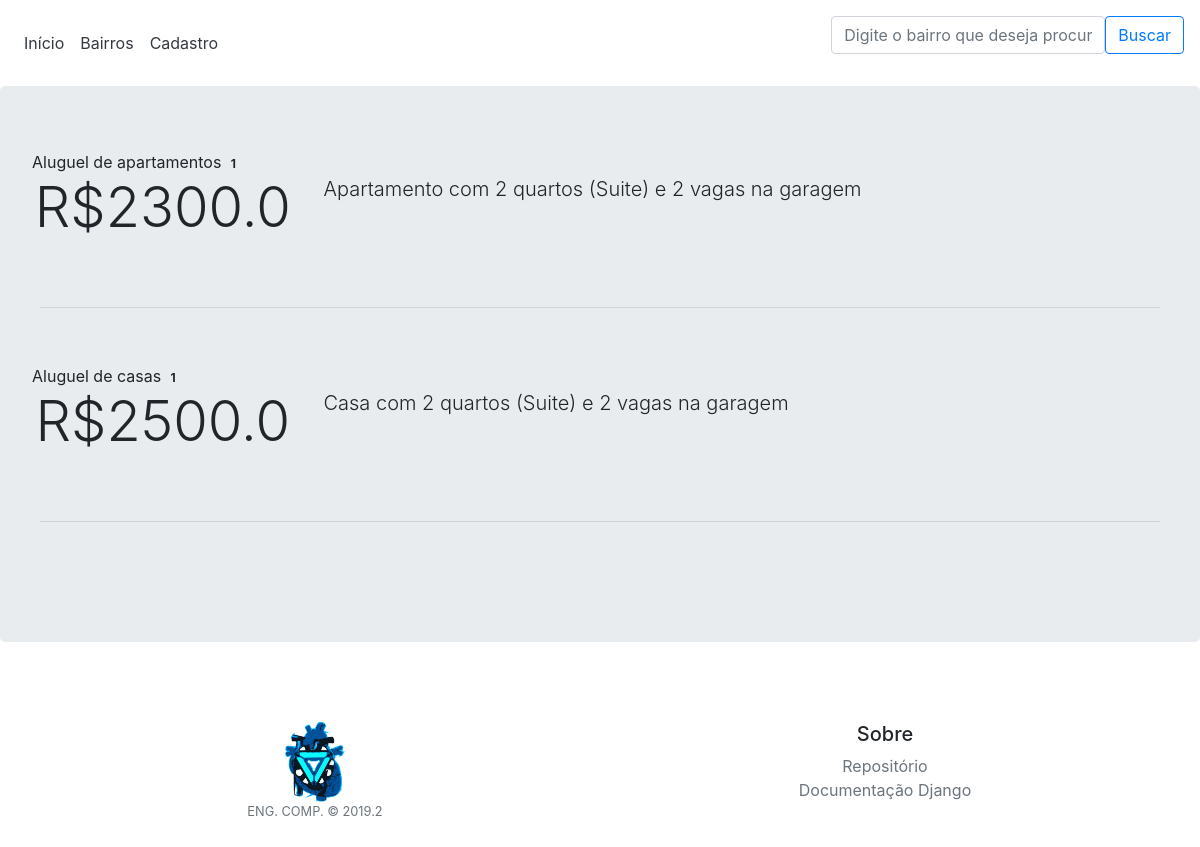
/, run on an earlier commit of the app's database.
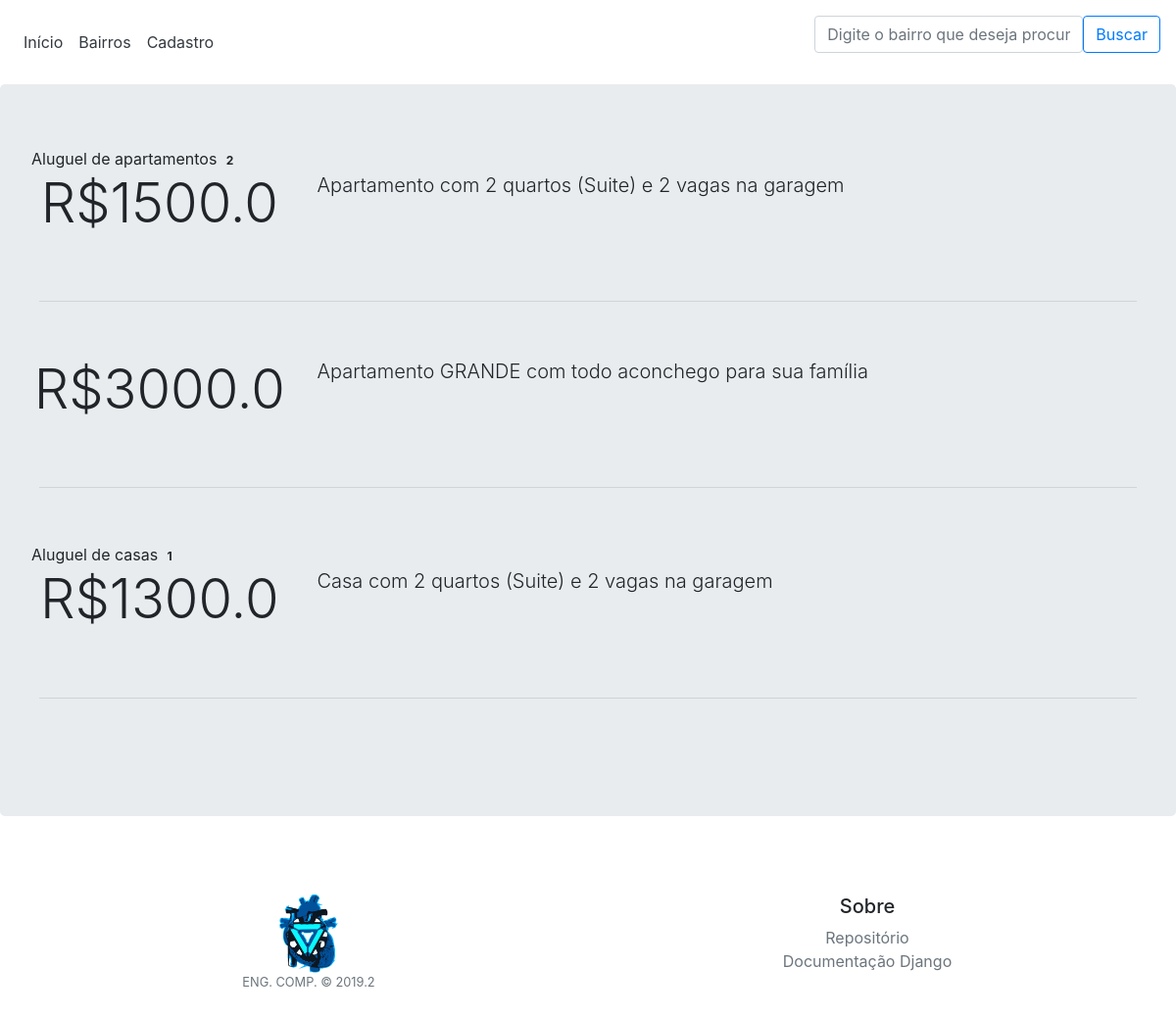
And on a later commit of the database.
### imoveis/models.py (models this page shows, shortened)
class Apartamento(models.Model):
    endereco = models.OneToOneField(Endereco, on_delete=models.CASCADE, null=True)
    id = models.AutoField(primary_key=True)
    n_quartos = models.PositiveIntegerField()
    n_suites = models.PositiveIntegerField()
    n_sala_estar = models.PositiveIntegerField()
    n_sala_jantar = models.PositiveIntegerField()
    n_vaga_garagem = models.PositiveIntegerField()
    andar = models.PositiveIntegerField()
    valor_condominio = models.FloatField()
    area = models.FloatField()
    possui_armario = models.BooleanField()
    descricao = models.CharField(max_length=200)
    portaria_integral = models.BooleanField()
    aluguel = models.FloatField()

class Casa(models.Model):
    endereco = models.OneToOneField(Endereco, on_delete=models.CASCADE, null=True)
    id = models.AutoField(primary_key=True)
    n_quartos = models.PositiveIntegerField()
    n_suites = models.PositiveIntegerField()
    n_sala_estar = models.PositiveIntegerField()
    n_vaga_garagem = models.PositiveIntegerField()
    area = models.FloatField()
    possui_armario = models.BooleanField()
    descricao = models.CharField(max_length=200)
    aluguel = models.FloatField()

### imoveis/views.py (the view)
# urls.py: path('', views.index, name='index'),
def index(request):
    apartamentos = Apartamento.objects.all()
    casas = Casa.objects.all()
    list_casas = []
    list_apartamentos = []
    for imovel in apartamentos:
        imovel.aluguel = "R$" + str(imovel.aluguel)
        list_apartamentos.append(imovel)
    for imovel in casas:
        imovel.aluguel = "R$" + str(imovel.aluguel)
        list_casas.append(imovel)
    return render(request, 'imoveis/index.html', {'list_apartamentos': list_apartamentos, 'list_casas': list_casas})

### templates/imoveis/index.html
{% extends 'imoveis/base.html' %}
{% load static %}
{% block content %}
<head>
</head>
<body>
    {% if list_apartamentos %}
        <a>Aluguel de apartamentos <span class="badge">{{ list_apartamentos|length }}</span></a>
        {% for imovel in list_apartamentos %}
            <div class="row justify-content-md-center" style="margin-bottom: 50px;">
              <div class="col-lg-3 col-sm-12">
                <a class="text-center display-4 text-body" href="{% url 'apartamento_id' apartamento_id=imovel.pk %}"> {{ imovel.aluguel| linebreaks}}</a>
              </div>
              <div class="col-lg-9 col-sm-12">
                <p class="lead">{{ imovel.descricao }}</p>
              </div>
            </div>
            <hr class="m-2">
            <br>
            <br>
        {% endfor %}
    {% endif %}
    {% if list_casas %}
        <a>Aluguel de casas <span class="badge">{{ list_casas|length }}</span></a>
        {% for imovel in list_casas %}
            <div class="row justify-content-md-center" style="margin-bottom: 50px;">
              <div class="col-lg-3 col-sm-12">
                <a class="text-center display-4 text-body" href="{% url 'casa_id' casa_id=imovel.pk %}"> {{ imovel.aluguel| linebreaks}}</a>
              </div>
              <div class="col-lg-9 col-sm-12">
                <p class="lead">{{ imovel.descricao }}</p>
              </div>
            </div>
            <hr class="m-2">
            <br>
            <br>
        {% endfor %}
    {% endif %}
</body>
{% endblock %}

What changed in the data, as far as the page shows it:
changed Apartamento "Apartamento com 2 quartos (Suite) e 2 vagas na garagem": aluguel "R$2300.0" → "R$1500.0"
added Apartamento: aluguel "R$3000.0", descricao "Apartamento GRANDE com todo aconchego para sua família"
changed Casa "Casa com 2 quartos (Suite) e 2 vagas na garagem": aluguel "R$2500.0" → "R$1300.0"
Also different on the page:
{{ list_apartamentos|length }}: "1" → "2"
